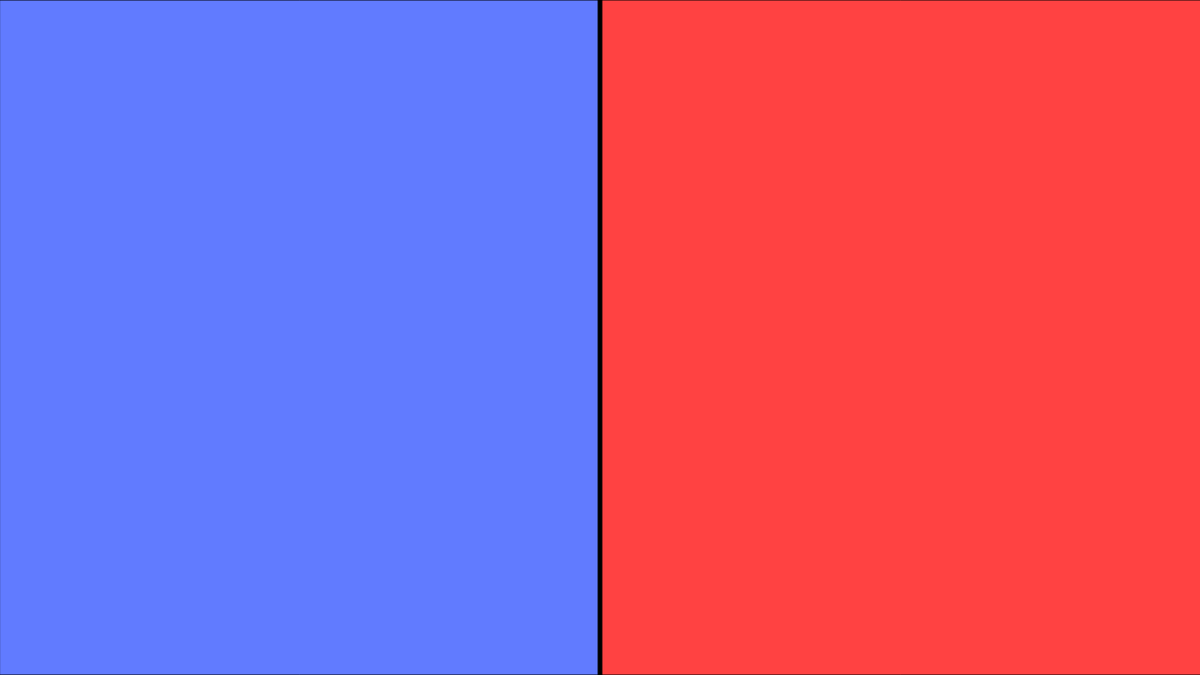
Frame 1 (no input)
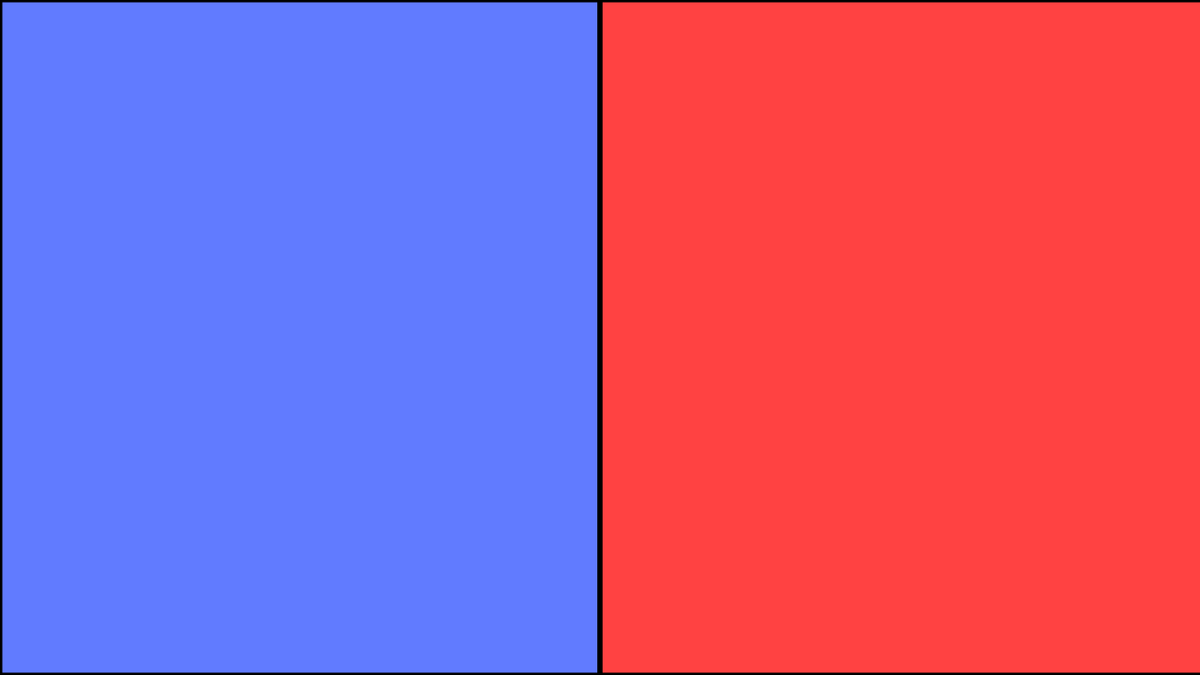
Frame 60 (no input)
Frame 120 (the mouse pressed at the canvas centre since frame 60): identical to frame 60, image omitted

The p5.js sketch that drew these frames (run headless with seeded random() and noise() and a simulated clock; from frame 60 on, the mouse is pressed at the canvas centre):

// p5.js sketch
// ── sketch.js
function setup() {
  createCanvas(1280, 720);
}

function draw() {
  background(220);
  fill(97, 123, 255)
  rect(0, 0, width/2, height)
  fill(255, 66, 66)
  rect(width/2, 0, width, height)
  strokeWeight(5)
  line(width/2, 0, width/2, height)
}
